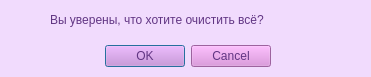
<?xml version="1.0" encoding="UTF-8"?>
<ui version="4.0">
 <class>dialog</class>
 <widget class="QDialog" name="dialog">
  <property name="geometry">
   <rect>
    <x>0</x>
    <y>0</y>
    <width>371</width>
    <height>77</height>
   </rect>
  </property>
  <property name="palette">
   <palette>
    <active>
     <colorrole role="WindowText">
      <brush brushstyle="SolidPattern">
       <color alpha="255">
        <red>97</red>
        <green>53</green>
        <blue>131</blue>
       </color>
      </brush>
     </colorrole>
     <colorrole role="Button">
      <brush brushstyle="SolidPattern">
       <color alpha="255">
        <red>220</red>
        <green>138</green>
        <blue>221</blue>
       </color>
      </brush>
     </colorrole>
     <colorrole role="Light">
      <brush brushstyle="SolidPattern">
       <color alpha="255">
        <red>255</red>
        <green>255</green>
        <blue>255</blue>
       </color>
      </brush>
     </colorrole>
     <colorrole role="Midlight">
      <brush brushstyle="SolidPattern">
       <color alpha="255">
        <red>248</red>
        <green>237</green>
        <blue>254</blue>
       </color>
      </brush>
     </colorrole>
     <colorrole role="Dark">
      <brush brushstyle="SolidPattern">
       <color alpha="255">
        <red>120</red>
        <green>109</green>
        <blue>126</blue>
       </color>
      </brush>
     </colorrole>
     <colorrole role="Mid">
      <brush brushstyle="SolidPattern">
       <color alpha="255">
        <red>161</red>
        <green>146</green>
        <blue>169</blue>
       </color>
      </brush>
     </colorrole>
     <colorrole role="Text">
      <brush brushstyle="SolidPattern">
       <color alpha="255">
        <red>0</red>
        <green>0</green>
        <blue>0</blue>
       </color>
      </brush>
     </colorrole>
     <colorrole role="BrightText">
      <brush brushstyle="SolidPattern">
       <color alpha="255">
        <red>255</red>
        <green>255</green>
        <blue>255</blue>
       </color>
      </brush>
     </colorrole>
     <colorrole role="ButtonText">
      <brush brushstyle="SolidPattern">
       <color alpha="255">
        <red>0</red>
        <green>0</green>
        <blue>0</blue>
       </color>
      </brush>
     </colorrole>
     <colorrole role="Base">
      <brush brushstyle="SolidPattern">
       <color alpha="255">
        <red>255</red>
        <green>255</green>
        <blue>255</blue>
       </color>
      </brush>
     </colorrole>
     <colorrole role="Window">
      <brush brushstyle="SolidPattern">
       <color alpha="255">
        <red>241</red>
        <green>219</green>
        <blue>253</blue>
       </color>
      </brush>
     </colorrole>
     <colorrole role="Shadow">
      <brush brushstyle="SolidPattern">
       <color alpha="255">
        <red>0</red>
        <green>0</green>
        <blue>0</blue>
       </color>
      </brush>
     </colorrole>
     <colorrole role="AlternateBase">
      <brush brushstyle="SolidPattern">
       <color alpha="255">
        <red>248</red>
        <green>237</green>
        <blue>254</blue>
       </color>
      </brush>
     </colorrole>
     <colorrole role="ToolTipBase">
      <brush brushstyle="SolidPattern">
       <color alpha="255">
        <red>255</red>
        <green>255</green>
        <blue>220</blue>
       </color>
      </brush>
     </colorrole>
     <colorrole role="ToolTipText">
      <brush brushstyle="SolidPattern">
       <color alpha="255">
        <red>0</red>
        <green>0</green>
        <blue>0</blue>
       </color>
      </brush>
     </colorrole>
     <colorrole role="PlaceholderText">
      <brush brushstyle="SolidPattern">
       <color alpha="128">
        <red>0</red>
        <green>0</green>
        <blue>0</blue>
       </color>
      </brush>
     </colorrole>
    </active>
    <inactive>
     <colorrole role="WindowText">
      <brush brushstyle="SolidPattern">
       <color alpha="255">
        <red>97</red>
        <green>53</green>
        <blue>131</blue>
       </color>
      </brush>
     </colorrole>
     <colorrole role="Button">
      <brush brushstyle="SolidPattern">
       <color alpha="255">
        <red>220</red>
        <green>138</green>
        <blue>221</blue>
       </color>
      </brush>
     </colorrole>
     <colorrole role="Light">
      <brush brushstyle="SolidPattern">
       <color alpha="255">
        <red>255</red>
        <green>255</green>
        <blue>255</blue>
       </color>
      </brush>
     </colorrole>
     <colorrole role="Midlight">
      <brush brushstyle="SolidPattern">
       <color alpha="255">
        <red>248</red>
        <green>237</green>
        <blue>254</blue>
       </color>
      </brush>
     </colorrole>
     <colorrole role="Dark">
      <brush brushstyle="SolidPattern">
       <color alpha="255">
        <red>120</red>
        <green>109</green>
        <blue>126</blue>
       </color>
      </brush>
     </colorrole>
     <colorrole role="Mid">
      <brush brushstyle="SolidPattern">
       <color alpha="255">
        <red>161</red>
        <green>146</green>
        <blue>169</blue>
       </color>
      </brush>
     </colorrole>
     <colorrole role="Text">
      <brush brushstyle="SolidPattern">
       <color alpha="255">
        <red>0</red>
        <green>0</green>
        <blue>0</blue>
       </color>
      </brush>
     </colorrole>
     <colorrole role="BrightText">
      <brush brushstyle="SolidPattern">
       <color alpha="255">
        <red>255</red>
        <green>255</green>
        <blue>255</blue>
       </color>
      </brush>
     </colorrole>
     <colorrole role="ButtonText">
      <brush brushstyle="SolidPattern">
       <color alpha="255">
        <red>0</red>
        <green>0</green>
        <blue>0</blue>
       </color>
      </brush>
     </colorrole>
     <colorrole role="Base">
      <brush brushstyle="SolidPattern">
       <color alpha="255">
        <red>255</red>
        <green>255</green>
        <blue>255</blue>
       </color>
      </brush>
     </colorrole>
     <colorrole role="Window">
      <brush brushstyle="SolidPattern">
       <color alpha="255">
        <red>241</red>
        <green>219</green>
        <blue>253</blue>
       </color>
      </brush>
     </colorrole>
     <colorrole role="Shadow">
      <brush brushstyle="SolidPattern">
       <color alpha="255">
        <red>0</red>
        <green>0</green>
        <blue>0</blue>
       </color>
      </brush>
     </colorrole>
     <colorrole role="AlternateBase">
      <brush brushstyle="SolidPattern">
       <color alpha="255">
        <red>248</red>
        <green>237</green>
        <blue>254</blue>
       </color>
      </brush>
     </colorrole>
     <colorrole role="ToolTipBase">
      <brush brushstyle="SolidPattern">
       <color alpha="255">
        <red>255</red>
        <green>255</green>
        <blue>220</blue>
       </color>
      </brush>
     </colorrole>
     <colorrole role="ToolTipText">
      <brush brushstyle="SolidPattern">
       <color alpha="255">
        <red>0</red>
        <green>0</green>
        <blue>0</blue>
       </color>
      </brush>
     </colorrole>
     <colorrole role="PlaceholderText">
      <brush brushstyle="SolidPattern">
       <color alpha="128">
        <red>0</red>
        <green>0</green>
        <blue>0</blue>
       </color>
      </brush>
     </colorrole>
    </inactive>
    <disabled>
     <colorrole role="WindowText">
      <brush brushstyle="SolidPattern">
       <color alpha="255">
        <red>120</red>
        <green>109</green>
        <blue>126</blue>
       </color>
      </brush>
     </colorrole>
     <colorrole role="Button">
      <brush brushstyle="SolidPattern">
       <color alpha="255">
        <red>220</red>
        <green>138</green>
        <blue>221</blue>
       </color>
      </brush>
     </colorrole>
     <colorrole role="Light">
      <brush brushstyle="SolidPattern">
       <color alpha="255">
        <red>255</red>
        <green>255</green>
        <blue>255</blue>
       </color>
      </brush>
     </colorrole>
     <colorrole role="Midlight">
      <brush brushstyle="SolidPattern">
       <color alpha="255">
        <red>248</red>
        <green>237</green>
        <blue>254</blue>
       </color>
      </brush>
     </colorrole>
     <colorrole role="Dark">
      <brush brushstyle="SolidPattern">
       <color alpha="255">
        <red>120</red>
        <green>109</green>
        <blue>126</blue>
       </color>
      </brush>
     </colorrole>
     <colorrole role="Mid">
      <brush brushstyle="SolidPattern">
       <color alpha="255">
        <red>161</red>
        <green>146</green>
        <blue>169</blue>
       </color>
      </brush>
     </colorrole>
     <colorrole role="Text">
      <brush brushstyle="SolidPattern">
       <color alpha="255">
        <red>120</red>
        <green>109</green>
        <blue>126</blue>
       </color>
      </brush>
     </colorrole>
     <colorrole role="BrightText">
      <brush brushstyle="SolidPattern">
       <color alpha="255">
        <red>255</red>
        <green>255</green>
        <blue>255</blue>
       </color>
      </brush>
     </colorrole>
     <colorrole role="ButtonText">
      <brush brushstyle="SolidPattern">
       <color alpha="255">
        <red>120</red>
        <green>109</green>
        <blue>126</blue>
       </color>
      </brush>
     </colorrole>
     <colorrole role="Base">
      <brush brushstyle="SolidPattern">
       <color alpha="255">
        <red>241</red>
        <green>219</green>
        <blue>253</blue>
       </color>
      </brush>
     </colorrole>
     <colorrole role="Window">
      <brush brushstyle="SolidPattern">
       <color alpha="255">
        <red>241</red>
        <green>219</green>
        <blue>253</blue>
       </color>
      </brush>
     </colorrole>
     <colorrole role="Shadow">
      <brush brushstyle="SolidPattern">
       <color alpha="255">
        <red>0</red>
        <green>0</green>
        <blue>0</blue>
       </color>
      </brush>
     </colorrole>
     <colorrole role="AlternateBase">
      <brush brushstyle="SolidPattern">
       <color alpha="255">
        <red>241</red>
        <green>219</green>
        <blue>253</blue>
       </color>
      </brush>
     </colorrole>
     <colorrole role="ToolTipBase">
      <brush brushstyle="SolidPattern">
       <color alpha="255">
        <red>255</red>
        <green>255</green>
        <blue>220</blue>
       </color>
      </brush>
     </colorrole>
     <colorrole role="ToolTipText">
      <brush brushstyle="SolidPattern">
       <color alpha="255">
        <red>0</red>
        <green>0</green>
        <blue>0</blue>
       </color>
      </brush>
     </colorrole>
     <colorrole role="PlaceholderText">
      <brush brushstyle="SolidPattern">
       <color alpha="128">
        <red>0</red>
        <green>0</green>
        <blue>0</blue>
       </color>
      </brush>
     </colorrole>
    </disabled>
   </palette>
  </property>
  <property name="windowTitle">
   <string>Требуется подтверждение действия</string>
  </property>
  <property name="styleSheet">
   <string notr="true">background-color: rgb(241, 219, 253);</string>
  </property>
  <widget class="QDialogButtonBox" name="buttonBox">
   <property name="geometry">
    <rect>
     <x>-70</x>
     <y>40</y>
     <width>341</width>
     <height>32</height>
    </rect>
   </property>
   <property name="styleSheet">
    <string notr="true">background-color:rgb(220, 138, 221);
color: rgb(97, 53, 131);</string>
   </property>
   <property name="orientation">
    <enum>Qt::Horizontal</enum>
   </property>
   <property name="standardButtons">
    <set>QDialogButtonBox::Cancel|QDialogButtonBox::Ok</set>
   </property>
  </widget>
  <widget class="QLabel" name="label">
   <property name="geometry">
    <rect>
     <x>50</x>
     <y>10</y>
     <width>271</width>
     <height>19</height>
    </rect>
   </property>
   <property name="styleSheet">
    <string notr="true">color: rgb(97, 53, 131);</string>
   </property>
   <property name="text">
    <string>Вы уверены, что хотите очистить всё?</string>
   </property>
  </widget>
 </widget>
 <resources/>
 <connections>
  <connection>
   <sender>buttonBox</sender>
   <signal>accepted()</signal>
   <receiver>dialog</receiver>
   <slot>accept()</slot>
   <hints>
    <hint type="sourcelabel">
     <x>248</x>
     <y>254</y>
    </hint>
    <hint type="destinationlabel">
     <x>157</x>
     <y>274</y>
    </hint>
   </hints>
  </connection>
  <connection>
   <sender>buttonBox</sender>
   <signal>rejected()</signal>
   <receiver>dialog</receiver>
   <slot>reject()</slot>
   <hints>
    <hint type="sourcelabel">
     <x>316</x>
     <y>260</y>
    </hint>
    <hint type="destinationlabel">
     <x>286</x>
     <y>274</y>
    </hint>
   </hints>
  </connection>
 </connections>
</ui>
